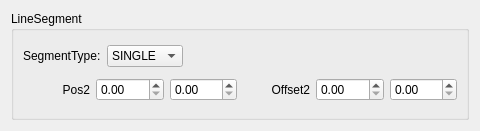
<?xml version="1.0" encoding="UTF-8"?>
<ui version="4.0">
 <class>LineSegmentBase</class>
 <widget class="QWidget" name="LineSegmentBase">
  <property name="geometry">
   <rect>
    <x>0</x>
    <y>0</y>
    <width>480</width>
    <height>131</height>
   </rect>
  </property>
  <property name="windowTitle">
   <string>Form</string>
  </property>
  <layout class="QGridLayout">
   <item row="0" column="0" colspan="2">
    <widget class="QGroupBox" name="MeasureBase_2">
     <property name="title">
      <string>LineSegment</string>
     </property>
     <property name="flat">
      <bool>true</bool>
     </property>
     <layout class="QVBoxLayout">
      <item>
       <layout class="QHBoxLayout">
        <item>
         <widget class="QLabel" name="label">
          <property name="text">
           <string>SegmentType:</string>
          </property>
         </widget>
        </item>
        <item>
         <widget class="QComboBox" name="segmentType">
          <item>
           <property name="text">
            <string>SINGLE</string>
           </property>
          </item>
          <item>
           <property name="text">
            <string>BEGIN</string>
           </property>
          </item>
          <item>
           <property name="text">
            <string>MIDDLE</string>
           </property>
          </item>
          <item>
           <property name="text">
            <string>END</string>
           </property>
          </item>
         </widget>
        </item>
        <item>
         <spacer>
          <property name="orientation">
           <enum>Qt::Horizontal</enum>
          </property>
          <property name="sizeHint" stdset="0">
           <size>
            <width>40</width>
            <height>20</height>
           </size>
          </property>
         </spacer>
        </item>
       </layout>
      </item>
      <item>
       <layout class="QHBoxLayout">
        <item>
         <widget class="QLabel" name="label_2">
          <property name="text">
           <string>Pos2</string>
          </property>
          <property name="alignment">
           <set>Qt::AlignRight|Qt::AlignTrailing|Qt::AlignVCenter</set>
          </property>
         </widget>
        </item>
        <item>
         <widget class="QDoubleSpinBox" name="pos2x"/>
        </item>
        <item>
         <widget class="QDoubleSpinBox" name="pos2y"/>
        </item>
        <item>
         <widget class="QLabel" name="label_3">
          <property name="text">
           <string>Offset2</string>
          </property>
          <property name="alignment">
           <set>Qt::AlignRight|Qt::AlignTrailing|Qt::AlignVCenter</set>
          </property>
         </widget>
        </item>
        <item>
         <widget class="QDoubleSpinBox" name="offset2x"/>
        </item>
        <item>
         <widget class="QDoubleSpinBox" name="offset2y"/>
        </item>
       </layout>
      </item>
     </layout>
    </widget>
   </item>
  </layout>
 </widget>
 <resources/>
 <connections/>
</ui>
